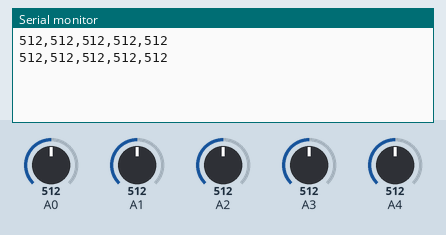
This sketch was run on a simulated Arduino Uno, built with avr-gcc and run on an emulated ATmega328P. On the bench: the last lines printed to the serial monitor. The inputs (shaded band) are chosen by the test bench; at power-on: A0 = 512, A1 = 512, A2 = 512, A3 = 512, A4 = 512.

Above: at 2.3 s.
2.4 s: A0 set to 716
At 3.5 s:
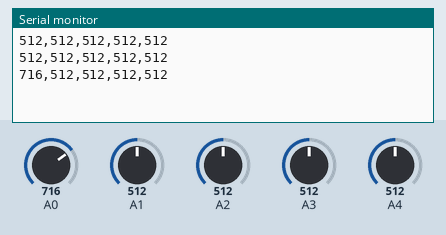
4.5 s: A1 set to 716
At 5.7 s:
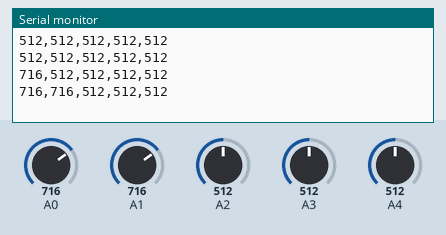
6.6 s: A2 set to 716
At 8.3 s:
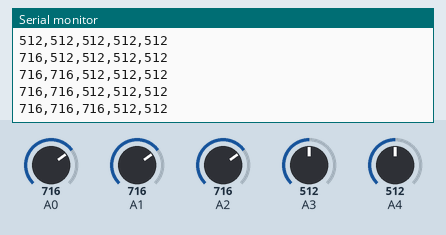
8.7 s: A3 set to 716
At 9.5 s:
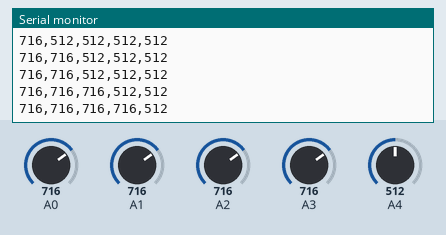
10.8 s: A4 set to 716
At 12.7 s:
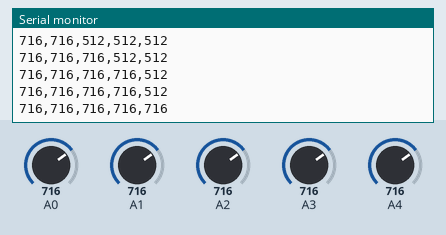
12.9 s: A0 set to 992
At 14.3 s:
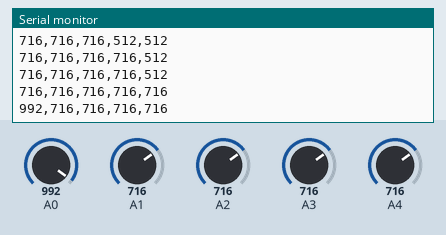
Timing chart, 0 to 15.9 s (numbered marks = the images above; inputs shaded):
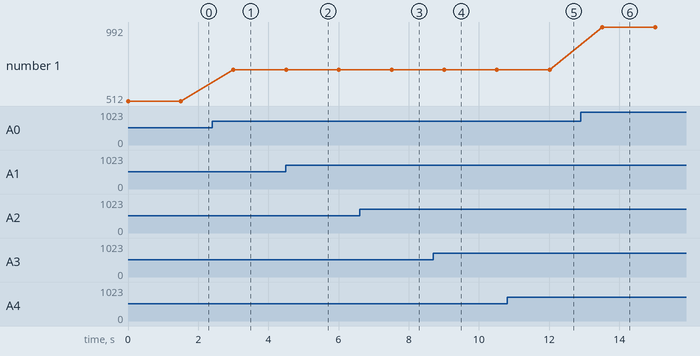

Measured:
- after the input at 2.4 s, the serial monitor: prints a new line after 0.60 s (image 1)
- after the input at 4.5 s, the serial monitor: prints a new line at once (image 2)
- after the input at 6.6 s, the serial monitor: prints a new line after 0.91 s (image 3)
- after the input at 8.7 s, the serial monitor: prints a new line after 0.31 s (image 4)
- after the input at 10.8 s, the serial monitor: prints a new line after 1.2 s (image 5)
- after the input at 12.9 s, the serial monitor: prints a new line after 0.62 s (image 6)
- plotted number 1: 512 → 716 after the input at 2.4 s, 716 → 992 after the input at 12.9 s

The sketch:

autosample.ino
```cpp
int count = 5;
String SerialAnalog;

void setup()
{
  Serial.begin(9600);
}

void loop()
{
  SerialAnalog = "";

  for (int i = 0; i < count; i++)
  {
    SerialAnalog += String(analogRead(i)) + ',';
  }

  SerialAnalog.remove(SerialAnalog.length() - 1, 1);

  Serial.println(SerialAnalog);
  delay(1500);
}
```
